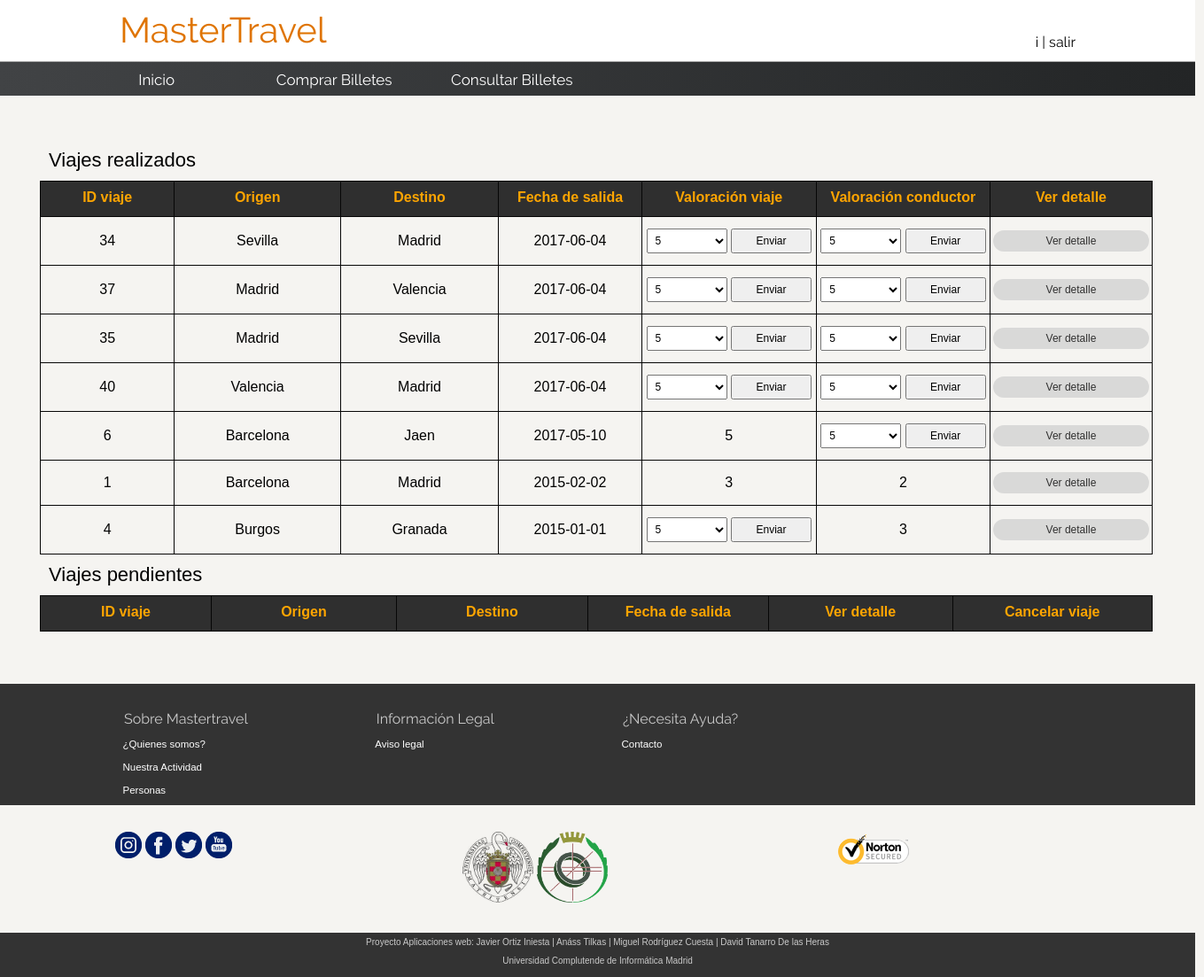
The app's page /consultarBillete.php (signed in) with its own data.
### tables this page shows
CREATE TABLE `billete` (
  `idViaje` int(11) NOT NULL,
  `asiento` int(11) NOT NULL,
  `idPasajero` varchar(30) NOT NULL,
  `suplementos` varchar(30) NOT NULL DEFAULT 'Ninguno'
);

CREATE TABLE `viaje` (
  `idViaje` int(11) NOT NULL,
  `origen` varchar(30) NOT NULL,
  `destino` varchar(30) NOT NULL,
  `fechaSalida` date NOT NULL,
  `horaSalida` time NOT NULL,
  `numBus` int(11) NOT NULL DEFAULT '1',
  `idConductor` int(11) NOT NULL,
  `fechaFinalizacion` date DEFAULT NULL,
  `frecuencia` int(11) DEFAULT NULL
);

CREATE TABLE `valoraciones` (
  `idConductor` int(11) NOT NULL,
  `idViaje` int(11) NOT NULL,
  `idUsuario` varchar(30) NOT NULL,
  `valorarConductor` double DEFAULT NULL,
  `valorarViaje` double DEFAULT NULL
);

### logica/bbdd_conexion.php (called while the page is built, shortened)
<?php
 Class Conexion {
	public static function interacion_bbdd($consulta){
		if (!isset($conexion)) {
			$conexion = mysqli_connect("localhost", "root", "", "mastertravel");
		}
		if (mysqli_connect_errno()) {
			echo "Error de conexión a la BD: ".mysqli_connect_error();
			exit();
		}
		else{
			mysqli_query($conexion, "SET NAMES 'utf8'");
		 	$resultado = mysqli_query($conexion, $consulta);
		}
		return $resultado;
	}
}
?>

### logica/usuario.php (called while the page is built, shortened)
  <?php
  require_once ('bbdd_conexion.php');
  class Usuario
  {
  public static function extraerDniUsuario($usuario) {
        $consulta = "SELECT dni FROM usuarios WHERE usuario = '$usuario'" ;
        $resultado = Conexion::interacion_bbdd($consulta);
        $arraydni = $resultado->fetch_array(MYSQLI_BOTH);
        $dni = $arraydni['dni'];
        return $dni;
  }
}
?>

### logica/viaje.php (called while the page is built, shortened)
  <?php
  require_once ('bbdd_conexion.php');
    function extraerViajesRealizadosUsuario($dni) {
          $hoy = date("Y-m-d");
          $hora = date("H:i:s");
          $sql = "SELECT * FROM billete b, viaje vi
                  WHERE b.idViaje = vi.idViaje
                        and b.idPasajero = '$dni'
                        and ( (vi.fechaSalida < '$hoy') or (vi.fechaSalida = '$hoy' and vi.horaSalida < '$hora') )
                  ORDER BY vi.fechaSalida DESC" ;
         $resultado = Conexion::interacion_bbdd($sql);
         $n=  mysqli_num_rows($resultado);
          $datos = array();
          for ($i=0; $i <$n; $i++) {
              $datos[$i] = $resultado->fetch_array(MYSQLI_BOTH);
          }
          return $datos;
    }
?>

### logica/valoracion.php (called while the page is built, shortened)
  <?php
  class Valoracion
  {
    function __construct($idConductor, $idViaje, $idUsuario){
        $consulta =  "SELECT * FROM valoraciones WHERE idConductor = '$idConductor' and idViaje = '$idViaje' and idUsuario = '$idUsuario'";
        $resultado = Conexion::interacion_bbdd($consulta);
        while($datos = $resultado->fetch_array(MYSQLI_BOTH)){
            $this->valorarConductor = $datos['valorarConductor'];
            $this->valorarViaje     = $datos['valorarViaje'];
          }
    }
    public static function existeValoracionViaje($idViaje, $idConductor, $idUsuario) {
        $consultavaloracion = "SELECT * FROM valoraciones
                                WHERE idViaje = '$idViaje'
                                  and idConductor = '$idConductor'
                                  and idUsuario = '$idUsuario'" ;
        $valoraciones = Conexion::interacion_bbdd($consultavaloracion);
        $detallesValoracion = $valoraciones->fetch_array(MYSQLI_BOTH);
        $estaViajeValorado = $detallesValoracion['valorarViaje'];
        if ( (mysqli_num_rows($valoraciones) <= 0) || ($estaViajeValorado == NULL) )
            return false;
        else
            return true;
    }
    public static function existeValoracionConductor($idViaje, $idConductor, $idUsuario) {
        $consultavaloracion = "SELECT * FROM valoraciones
                                WHERE idViaje = '$idViaje'
                                  and idConductor = '$idConductor'
                                  and idUsuario = '$idUsuario'" ;
        $valoraciones = Conexion::interacion_bbdd($consultavaloracion);
        $detallesValoracion = $valoraciones->fetch_array(MYSQLI_BOTH);
        $estaConductorValorado = $detallesValoracion['valorarConductor'];
        if ( (mysqli_num_rows($valoraciones) <= 0) || ($estaConductorValorado == NULL) )
            return false;
        else
            return true;
    }
}
?>

### consultarBillete.php (the view, shortened to what this page needs)
<!DOCTYPE html>
<html lang="es">
<head>
	<link rel="stylesheet" type="text/css" href="style.css">
</head>
<body>
	<?php
		require_once 'logica/usuario.php';
		require_once 'logica/viaje.php';
		require_once 'logica/valoracion.php';
		include('mostrar_cabecera.php');
		include('mostrar_toolbar.php');
		if (!isset($_SESSION["login"]) ) {
	?>
		<div class="informacion_contenedor_gestion2">
				<div class="contenedor_formulario">
					<form name="formulario" id="formularioReg" class="form_register" action="billeteConsultado.php" method="post" onsubmit="return validarFormConsultar(this);" enctype="multipart/form-data">
						<h2 class="form_titulo">Consulte su billete</h2>
						<div class="contenedor-inputs">
							<cite id="error"></cite>
							<input name="dni" placeholder="Dni *" class="input_100x20">
					    	<input name="localizador" placeholder="Localizador *" class="input_100x20">
							<input type="submit" name="cmdNuevo" value="Consulte su billete" class="input_100x20" onclick="enviarFormulario('formularioReg');"/>
						</div>
					</form>
				</div>
			</div>
	<?php
		}
		else {
	?>
			<div class="informacion_contenedor_gestion">
				<table>
					<caption>Viajes realizados</caption>
					<tr>
					   <th>ID viaje</th>
					   <th>Origen</th>
					   <th>Destino</th>
					   <th>Fecha de salida</th>
					   <th>Valoración viaje</th>
					   <th>Valoración conductor</th>
					   <th>Ver detalle</th>
					</tr>
					<?php
						$dni = Usuario::extraerDniUsuario($_SESSION["nombre"]);
						$listaViajesRealizados = extraerViajesRealizadosUsuario($dni);
						for($i=0; $i<sizeof($listaViajesRealizados); $i++) {
						      $idViaje = $listaViajesRealizados[$i]['idViaje'];
						      $idPasajero = $listaViajesRealizados[$i]['idPasajero'];
						      $idConductor = $listaViajesRealizados[$i]['idConductor'];
					?>
							<tr>
								<td><?php echo $listaViajesRealizados[$i]['idViaje']	;?></td>
								<td><?php echo $listaViajesRealizados[$i]['origen']		;?></td>
								<td><?php echo $listaViajesRealizados[$i]['destino']	;?></td>
								<td><?php echo $listaViajesRealizados[$i]['fechaSalida'];?></td>
							<?php
								if ( Valoracion::existeValoracionViaje($idViaje, $idConductor, $idPasajero) ) {
							?>
									<td>
										<?php
						      				$valoracionV = new Valoracion($idConductor, $idViaje, $idPasajero);
											echo $valoracionV->valorarViaje;
										?>
									</td>
							<?php
								}
								else {
							?>
									<td>
										<div class="formu_valorar">
											<form name="formu_valorar" action="logica/registrado_valorar_viaje.php" method="post">
												<select name="calificacion" class="input_48x20">
													<option value="5" SELECTED>5</option>
												</select>
												<input type="submit" class="input_48x20" value="Enviar">
											</form>
										</div>
									</td>
							<?php
								}
								if ( Valoracion::existeValoracionConductor($idViaje, $idConductor, $idPasajero) ) {
							?>
									<td>
										<?php
						      				$valoracionC = new Valoracion($idConductor, $idViaje, $idPasajero);
											echo $valoracionC->valorarConductor;
										?>
									</td>
							<?php
								}
								else {
							?>
									<td>
										<div class="formu_valorar">
											<form name="formu_valorar" action="logica/registrado_valorar_conductor.php" method="post">
												<select name="calificacion" class="input_48x20">
													<option value="5" SELECTED>5</option>
												</select>
												<input type="submit" class="input_48x20" value="Enviar">
											</form>
										</div>
									</td>
							<?php
								}
							?>
								<td>
									<form name="formu_valorar" action="billeteConsultado.php" method="post">
										<input type="submit" class="input_100x20" value="Ver detalle">
									</form>
								</td>
					         </tr>
				        <?php
					    }
					    ?>
				</table>
				<table>
					<caption>Viajes pendientes</caption>
					<tr>
					   <th>ID viaje</th>
					   <th>Origen</th>
					   <th>Destino</th>
					   <th>Fecha de salida</th>
					   <th>Ver detalle</th>
					   <th>Cancelar viaje</th>
					</tr>
				</table>
			</div>
	<?php
		}
		include('mostrar_pie.php');
	?>
</body>
</html>

### mostrar_cabecera.php (shortened to what this page needs)
<!DOCTYPE html>
<html>
<head>
</head>
<body>
<header>
		<div class="ancho_cabecera">
			<div class="logo">
			<?php
				if (isset($_SESSION["esAdmin"]))
					echo "<p><a href=admin_index.php>MasterTravel</a></p>";
				elseif(isset($_SESSION["login"]))
					echo "<p><a href=index.php>MasterTravel</a></p>";
				else
					echo "<p><a href=index.php>MasterTravel</a></p>";
			?>
			</div>
			<nav class="menu_cabecera">
				<ul>
					<?php
						include("cabecera.php");
						mostrarSaludo();
					?>
				</ul>
			</nav>
		</div>
	</header>
</body>
</html>

### cabecera.php (shortened to what this page needs)
<?php
	function mostrarSaludo() {
		if (isset($_SESSION["login"]) && ($_SESSION["login"]===true)) {
?>
<?php
			echo $_SESSION['nombre'] . " | " . "<a href='logica/logout.php'>salir</a>";
		}
	}
?>

### mostrar_toolbar.php (shortened to what this page needs)
<!DOCTYPE html>
<html>
<head>
</head>
<body>
	<nav class="menu_toolbar">
		<ul>
			<li><div class="contenedor_enlaces_toolbar"><a href="index.php">Inicio</a></div></li>
			<li><div class="contenedor_enlaces_toolbar"><a href="comprarBillete.php">Comprar Billetes</a></div></li>
			<li><div class="contenedor_enlaces_toolbar"><a href="consultarBillete.php">Consultar Billetes</a></div></li>
		</ul>
	</nav>
</body>
</html>

### mostrar_pie.php
<footer>
	<div class="row1">
		<div class="col1">
		<p>Sobre Mastertravel</p>
		<ul>
			<li><a href="general_quienesSomos.php">¿Quienes somos?</a></li>
			<li><a href="general_nuestraActividad.php">Nuestra Actividad</a></li>
			<li><a href="general_personas.php">Personas</a></li>
		</ul>
		</div>
		<div class="col2">
		<p>Información Legal</p>
		<ul>
			<li><a href="general_avisoLegal.php">Aviso legal</a></li>
		</ul>
		</div>
		<div class="col3">
		<p>¿Necesita Ayuda?</p>
		<ul>
			<li><a href="general_contacto.php">Contacto</a></li>
		</ul>
		</div>
	</div>
	<div class="row2">
		<div class="redes_sociales">
			<a href="https://instagram.com/" target="_blank" title="Instagram">
				<img alt="Instagram, abre en ventana nueva." src="img/instagram.png">
			</a>
			<a href="https://www.facebook.com/" target="_blank" title="Facebook">
				<img alt="Facebook, abre en ventana nueva." src="img/facebook.png">
			</a>
			<a href="https://twitter.com/" target="_blank" title="twitter">
				<img alt="Twitter, abre en ventana nueva." src="img/twitter.png">
			</a>
			<a href="https://www.youtube.com/" target="_blank" title="youtube">
				<img alt="Youtube, abre en ventana nueva." src="img/youtube.png">
			</a>
		</div>
		<div class="img_uni">
			<a href="https://www.ucm.es/" target="_blank" title="Universidad Complutense de Madrid">
				<img  alt="ucm_logo, abre en ventana nueva." src="img/ucm.png">
			</a>
			<a href="http://informatica.ucm.es/" target="_blank" title="Facultad de informática ucm">
				<img  alt="fdi_logo, abre en ventana nueva." src="img/fdi.png">
			</a>
		</div>
		<div class="pago_seguro">
			<a href="#" target="_blank" title="Norton Security">
				<img id="Norton" alt="Apple-norton, abre en ventana nueva." src="img/verysign.png">
			</a>
		</div>
	</div>
	<div class="row3">
		<p>Proyecto Aplicaciones web: Javier Ortiz Iniesta | Anáss Tilkas | Miguel Rodríguez Cuesta | David Tanarro De las Heras </p>
		<a href="http://informatica.ucm.es/"><p>Universidad Complutende de Informática Madrid</p></a>
	</div>
</footer>

### style.css (style rules this page uses)
* { margin: 0; padding: 0; box-sizing: border-box !important; }
body { background-color: #F5F4F1; background-size: cover; font-family: rale; }
a { text-decoration: none; color: black; }
header { width: 1349px; height: 70px; background: #FFFFFF; border-bottom: 1px solid darkgrey; }
.ancho_cabecera { width: 80%; height: 70px; margin: auto; }
.logo { width: 30%; height: 70px; float: left; padding-top: 10px; }
.logo p a { color: #DF7401; font-size: 40px; }
.menu_cabecera { width: 70%; height: 70px; float: left; text-align: right; padding-top: 38px; }
.menu_cabecera ul { margin-left: 0; background: 0; padding: 0; }
.menu_toolbar { width: 1349px; height: auto; text-align: left; background: #232526; background: -webkit-linear-gradient(to left, #232526 , #414345); background: linear-gradient(to left, #232526 , #414345); }
.menu_toolbar ul { width: 90%; height: 38px; list-style: none; margin-left: 5%; }
.menu_toolbar li { width: 200.50px; height: 38px; float: left; }
.menu_toolbar ul li .contenedor_enlaces_toolbar { width: 218.560px; height: 38px; text-align: center; padding-top: 10px; }
.menu_toolbar ul li .contenedor_enlaces_toolbar a { color: white; font-size: 17px; text-decoration: none; }
footer { width: 1349px; height: auto; }
.row1 { width: 100%; height: auto; float: left; background-color: #333333; }
.col1, .col2, .col3 { margin: 25px 0px 5px 135px; float: left; }
.row1 ul { width: auto; height: auto; list-style: none; }
.row1 a { color: white; font-family: Arial,"Lucida Grande",sans-serif; font-size: 11.5px; }
.row1 li { padding: 3.5px; }
.row1 p { padding: 5px; color: #CACACA; }
.img_uni img { width: 80px; height: 80px; background-color: transparent; }
.row2 { width: 100%; height: auto; }
.redes_sociales, .img_uni, .pago_seguro { margin: 30px 130px; float:left; background-color: transparent; }
.pago_seguro img#Norton { width: 80px; height: 40px; }
.row3 { float: left; width: 100%; height: 50px; background-color: #333333; }
.row3 p { padding: 5px; margin:auto; text-align: center; font-family: "HelveticaNeue-Regular",Helvetica,Arial,"Lucida Grande",sans-serif; font-size: 10px; color: #CACACA; }
.informacion_contenedor_gestion, .informacion_contenedor_gestion2 { font-family: "Trebuchet MS", Arial, Helvetica, sans-serif; border-collapse: collapse; min-height: 600px; margin: 1%; margin-left: 45px; margin-top: 50px; width: 92.4%; }
.informacion_contenedor_gestion table { border-collapse : collapse; margin-left: auto; margin-right: auto; }
.informacion_contenedor_gestion caption { text-align: left; font-size: 22px; padding: 10px; }
.informacion_contenedor_gestion td, .informacion_contenedor_gestion th { border: 1px solid #060606; padding: 3px; width: 0.1%; text-align: center; }
.informacion_contenedor_gestion th { padding-top: 9px; padding-bottom: 12px; background-color: #2f2f2f; color: orange; }
.informacion_contenedor_gestion td { height: 30px; }
.input_100x20 { display: block; padding: 5px; width: 100%; margin: 10px 0; font-size: 12px; }
.input_100x20[type=submit] { border:0; color: black; opacity: 0.8; background-color: lightgrey; cursor: pointer; border-radius: 20px; margin-bottom: 10px; }
.input_48x20 { display: block; padding: 5px; width: 48%; margin: 10px 0; font-size: 12px; }
.formu_valorar select, .formu_valorar input { display: inline; }

### records on screen
billete: viaje.idViaje "34", viaje.origen "Sevilla", viaje.destino "Madrid", viaje.fechaSalida "2017-06-04"
billete: viaje.idViaje "37", viaje.origen "Madrid", viaje.destino "Valencia", viaje.fechaSalida "2017-06-04"
billete: viaje.idViaje "35", viaje.origen "Madrid", viaje.destino "Sevilla", viaje.fechaSalida "2017-06-04"
billete: viaje.idViaje "40", viaje.origen "Valencia", viaje.destino "Madrid", viaje.fechaSalida "2017-06-04"
billete: viaje.idViaje "6", viaje.origen "Barcelona", viaje.destino "Jaen", viaje.fechaSalida "2017-05-10", valoraciones.valorarViaje "5"
billete: viaje.idViaje "1", viaje.origen "Barcelona", viaje.destino "Madrid", viaje.fechaSalida "2015-02-02", valoraciones.valorarViaje "3", valoraciones.valorarConductor "2"
billete: viaje.idViaje "4", viaje.origen "Burgos", viaje.destino "Granada", viaje.fechaSalida "2015-01-01", valoraciones.valorarConductor "3"

### other values on screen
$_SESSION['nombre'] "i"
